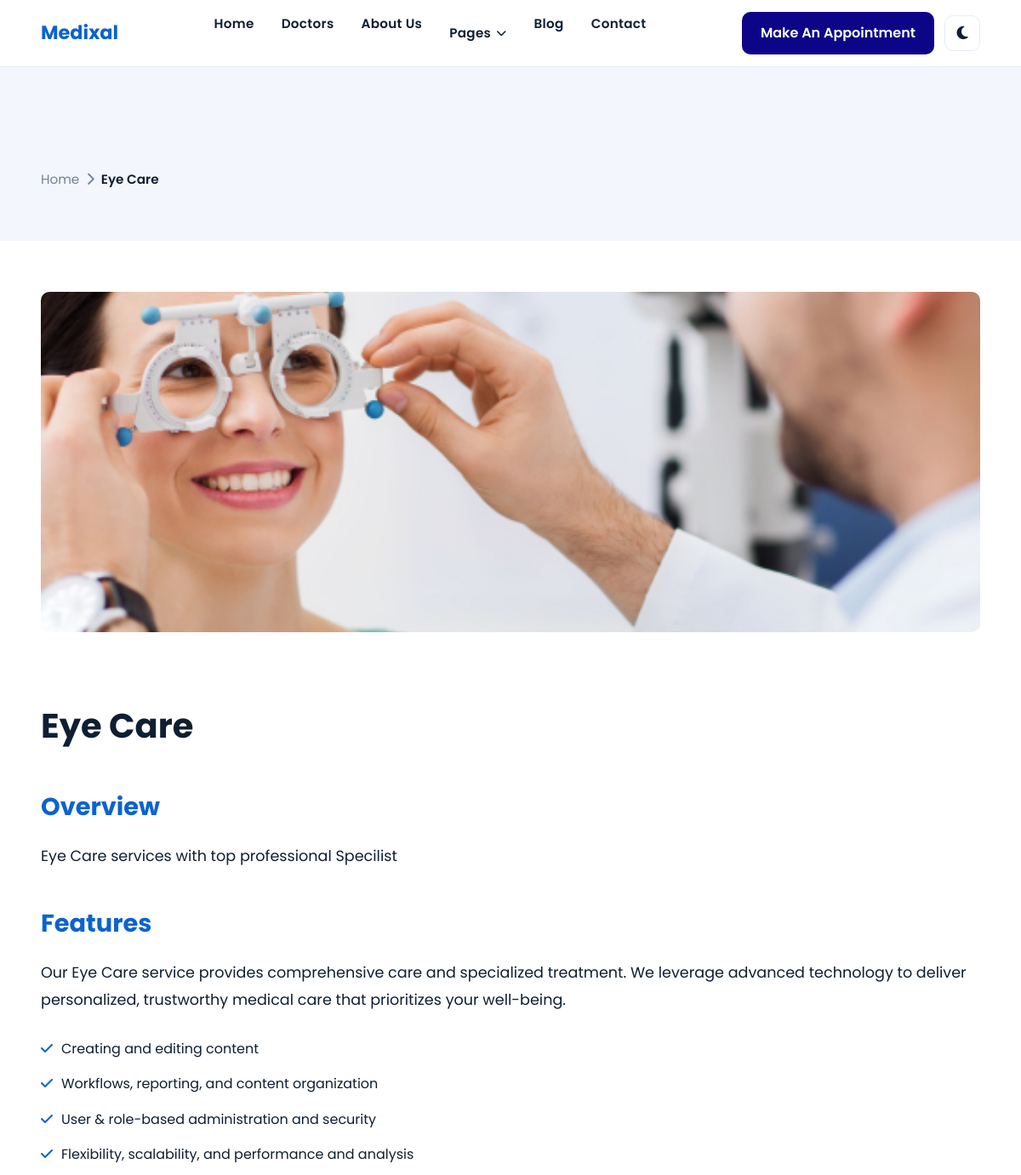
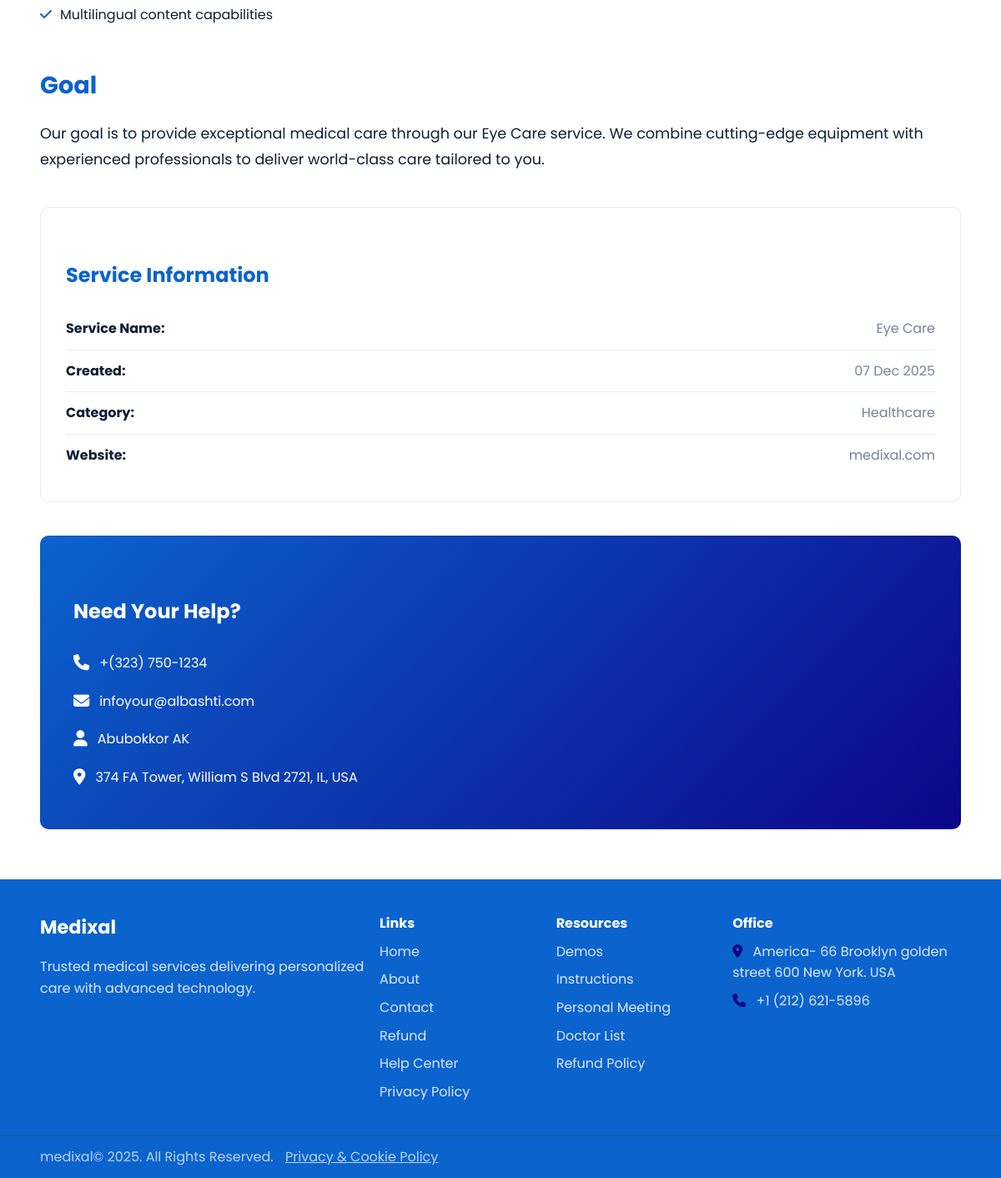
Screenshot of /service-details.php?id=6 with the database file from the repository (2 pictures, top to bottom).
### tables this page shows
CREATE TABLE IF NOT EXISTS `services` (
  `id` int NOT NULL AUTO_INCREMENT,
  `service_name` varchar(255) NOT NULL,
  `description` varchar(255) NOT NULL,
  `image` varchar(255) NOT NULL,
  `created_at` datetime NOT NULL DEFAULT CURRENT_TIMESTAMP ON UPDATE CURRENT_TIMESTAMP,
  PRIMARY KEY (`id`)
);

### service-details.php (the view, shortened to what this page needs)
<?php
require_once "includes/dbh.php";
$service_id = isset($_GET['id']) ? (int)$_GET['id'] : 0;
$sql = "SELECT * FROM services WHERE id = :id";
$stmt = $db->prepare($sql);
$stmt->bindParam(':id', $service_id, PDO::PARAM_INT);
$stmt->execute();
$service = $stmt->fetch(PDO::FETCH_OBJ);
?>
<!DOCTYPE html>
<html lang="en">
  <head>
    <link rel="stylesheet" href="style.css" />
    <link rel="stylesheet" href="fonts/css/all.css">
    <link
      rel="stylesheet"
      href="https://cdnjs.cloudflare.com/ajax/libs/font-awesome/6.5.0/css/all.min.css"
    />
  </head>
  <body>
    <header class="site-header" id="header">
      <div class="container header-inner">
        <a href="index.php" class="logo">Medixal</a>
        <nav class="nav" id="nav">
          <ul class="nav-list">
            <li><a href="index.php#hero">Home</a></li>
            <li><a href="index.php#team">Doctors</a></li>
            <li><a href="index.php#about">About Us</a></li>
            <li class="has-dropdown">
              <button class="nav-link dropdown-toggle" aria-haspopup="true" aria-expanded="false">Pages <i class="fa-solid fa-chevron-down"></i></button>
            </li>
            <li><a href="index.php#blog">Blog</a></li>
            <li><a href="contact.php">Contact</a></li>
          </ul>
        </nav>
        <div class="header-cta">
          <a href="index.php#appointment" class="btn btn-accent" id="appointmentBtn">Make An Appointment</a>
          <button class="theme-toggle" id="themeToggle" aria-label="Toggle dark mode">
            <i class="fa-solid fa-moon"></i>
          </button>
        </div>
      </div>
    </header>
    <main>
      <section class="breadcrumb">
        <div class="container">
          <div class="breadcrumb-inner">
            <a href="index.php">Home</a>
            <i class="fa-solid fa-chevron-right"></i>
            <span><?php echo htmlspecialchars($service->service_name); ?></span>
          </div>
        </div>
      </section>
      <section class="case-details">
        <div class="container">
          <div class="case-header">
            <?php if(!empty($service->image)) : ?>
              <img src="admin-panel/uploads/services/<?php echo htmlspecialchars($service->image); ?>" alt="<?php echo htmlspecialchars($service->service_name); ?>" />
            <?php else : ?>
              <img src="resources/casestydy_1.jpeg" alt="<?php echo htmlspecialchars($service->service_name); ?>" />
            <?php endif; ?>
          </div>
          <div class="case-content">
            <h2><?php echo htmlspecialchars($service->service_name); ?></h2>
            <h3>Overview</h3>
            <p><?php echo nl2br(htmlspecialchars($service->description ?? 'No description available.')); ?></p>
            <h3>Features</h3>
            <p>Our <?php echo htmlspecialchars($service->service_name); ?> service provides comprehensive care and specialized treatment. We leverage advanced technology to deliver personalized, trustworthy medical care that prioritizes your well-being.</p>
            <ul style="list-style: none; padding: 0; margin: 20px 0;">
              <li style="padding: 8px 0;"><i class="fa-solid fa-check" style="color: var(--color-primary); margin-right: 10px;"></i>Creating and editing content</li>
              <li style="padding: 8px 0;"><i class="fa-solid fa-check" style="color: var(--color-primary); margin-right: 10px;"></i>Workflows, reporting, and content organization</li>
              <li style="padding: 8px 0;"><i class="fa-solid fa-check" style="color: var(--color-primary); margin-right: 10px;"></i>User & role-based administration and security</li>
              <li style="padding: 8px 0;"><i class="fa-solid fa-check" style="color: var(--color-primary); margin-right: 10px;"></i>Flexibility, scalability, and performance and analysis</li>
              <li style="padding: 8px 0;"><i class="fa-solid fa-check" style="color: var(--color-primary); margin-right: 10px;"></i>Multilingual content capabilities</li>
            </ul>
            <h3>Goal</h3>
            <p>Our goal is to provide exceptional medical care through our <?php echo htmlspecialchars($service->service_name); ?> service. We combine cutting-edge equipment with experienced professionals to deliver world-class care tailored to you.</p>
            <div class="case-meta">
              <h4>Service Information</h4>
              <ul>
                <li>
                  <strong>Service Name:</strong>
                  <span><?php echo htmlspecialchars($service->service_name); ?></span>
                </li>
                <?php if(!empty($service->created_at)) : ?>
                <li>
                  <strong>Created:</strong>
                  <span><?php echo htmlspecialchars(date('d M Y', strtotime($service->created_at))); ?></span>
                </li>
                <?php endif; ?>
                <li>
                  <strong>Category:</strong>
                  <span>Healthcare</span>
                </li>
                <li>
                  <strong>Website:</strong>
                  <span>medixal.com</span>
                </li>
              </ul>
            </div>
            <div class="contact-box">
              <h4>Need Your Help?</h4>
              <ul>
                <li><i class="fa-solid fa-phone"></i> +(323) 750-1234</li>
                <li><i class="fa-solid fa-envelope"></i> infoyour@albashti.com</li>
                <li><i class="fa-solid fa-user"></i> Abubokkor AK</li>
                <li><i class="fa-solid fa-location-dot"></i> 374 FA Tower, William S Blvd 2721, IL, USA</li>
              </ul>
            </div>
          </div>
        </div>
      </section>
    </main>
    <footer class="site-footer" id="footer">
      <div class="container footer-grid">
        <div class="footer-col">
          <a href="index.php" class="logo">Medixal</a>
          <p>Trusted medical services delivering personalized care with advanced technology.</p>
        </div>
        <div class="footer-col">
          <h4>Links</h4>
          <ul>
            <li><a href="index.php#hero">Home</a></li>
            <li><a href="index.php#about">About</a></li>
            <li><a href="contact.php">Contact</a></li>
            <li><a href="index.php#footer">Refund</a></li>
            <li><a href="index.php#footer">Help Center</a></li>
            <li><a href="index.php#footer">Privacy Policy</a></li>
          </ul>
        </div>
        <div class="footer-col">
          <h4>Resources</h4>
          <ul>
            <li><a href="index.php#services">Demos</a></li>
            <li><a href="index.php#services">Instructions</a></li>
            <li><a href="index.php#appointment">Personal Meeting</a></li>
            <li><a href="index.php#team">Doctor List</a></li>
            <li><a href="index.php#pricing">Refund Policy</a></li>
          </ul>
        </div>
        <div class="footer-col">
          <h4>Office</h4>
          <ul class="contact-list">
            <li><i class="fa-solid fa-location-dot"></i> America- 66 Brooklyn golden street 600 New York. USA</li>
            <li><i class="fa-solid fa-phone"></i> +1 (212) 621-5896</li>
          </ul>
        </div>
      </div>
      <div class="copyright">
        <div class="container">
          medixal© <span id="year"></span>. All Rights Reserved.
          <a href="index.php#footer" style="color: #bcd1f3; margin-left: 10px;">Privacy & Cookie Policy</a>
        </div>
      </div>
    </footer>
  </body>
</html>

### service-details.php (style rules this page uses)
.breadcrumb { padding: 120px 0 60px; background: var(--color-soft); }
.breadcrumb-inner { display: flex; align-items: center; gap: 8px; color: var(--color-muted); font-size: 0.95rem; }
.breadcrumb a { color: var(--color-muted); text-decoration: none; transition: color var(--transition-fast) var(--ease); }
.breadcrumb span { color: var(--color-text); font-weight: 600; }
.case-details { padding: 60px 0; }
.case-header { margin-bottom: 40px; }
.case-header img { width: 100%; height: 400px; object-fit: cover; border-radius: var(--radius-sm); margin-bottom: 30px; }
.case-content h2 { font-size: 2.5rem; margin-bottom: 20px; color: var(--color-text); }
.case-content h3 { font-size: 1.8rem; margin: 40px 0 20px; color: var(--color-primary); }
.case-content p { font-size: 1.1rem; line-height: 1.8; color: var(--color-text); margin-bottom: 20px; }
.case-meta { background: var(--surface); border: 1px solid var(--border); border-radius: var(--radius-sm); padding: 30px; margin-top: 40px; }
.case-meta h4 { font-size: 1.5rem; margin-bottom: 20px; color: var(--color-primary); }
.case-meta ul { list-style: none; padding: 0; margin: 0; }
.case-meta li { padding: 12px 0; border-bottom: 1px solid var(--border); display: flex; justify-content: space-between; }
.case-meta li:last-child { border-bottom: none; }
.case-meta strong { color: var(--color-text); }
.case-meta span { color: var(--color-muted); }
.contact-box { background: linear-gradient(135deg, var(--color-primary), var(--color-accent)); color: #fff; border-radius: var(--radius-sm); padding: 40px; margin-top: 40px; }
.contact-box h4 { font-size: 1.5rem; margin-bottom: 20px; }
.contact-box ul { list-style: none; padding: 0; margin: 0; }
.contact-box li { padding: 10px 0; display: flex; align-items: center; gap: 12px; }
.contact-box i { font-size: 1.2rem; }

### rows the page displays
services: service_name "Eye Care", image (picture), description "Eye Care services with top professional Specilist", created_at "07 Dec 2025"
